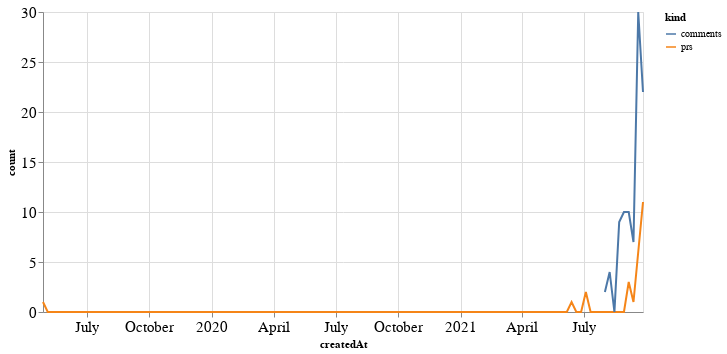

The code cell stored with this chart in its notebook:
### Code cell
alt.Chart(total_time, width=600).mark_line().encode(
    x='createdAt',
    y='count',
    color='kind'
)

### Figure 1 — Vega-Lite specification as saved in the notebook (floating-point values rounded to 4 significant figures; data arrays with more than 128 entries replaced by an {"elided": "..."} marker saying what was removed)
{"config": {"axisLeft": {"labelFontSize": 15}, "axisBottom": {"labelFontSize": 15}}, "data": {"name": "data-f6cf96924d888e082a1777b7a6ee0496"}, "mark": "line", "encoding": {"color": {"type": "nominal", "field": "kind"}, "x": {"type": "temporal", "field": "createdAt"}, "y": {"type": "quantitative", "field": "count"}}, "width": 600, "$schema": "https://vega.github.io/schema/vega-lite/v4.8.1.json", "datasets": {"data-f6cf96924d888e082a1777b7a6ee0496": {"elided": "254 records"}}}
